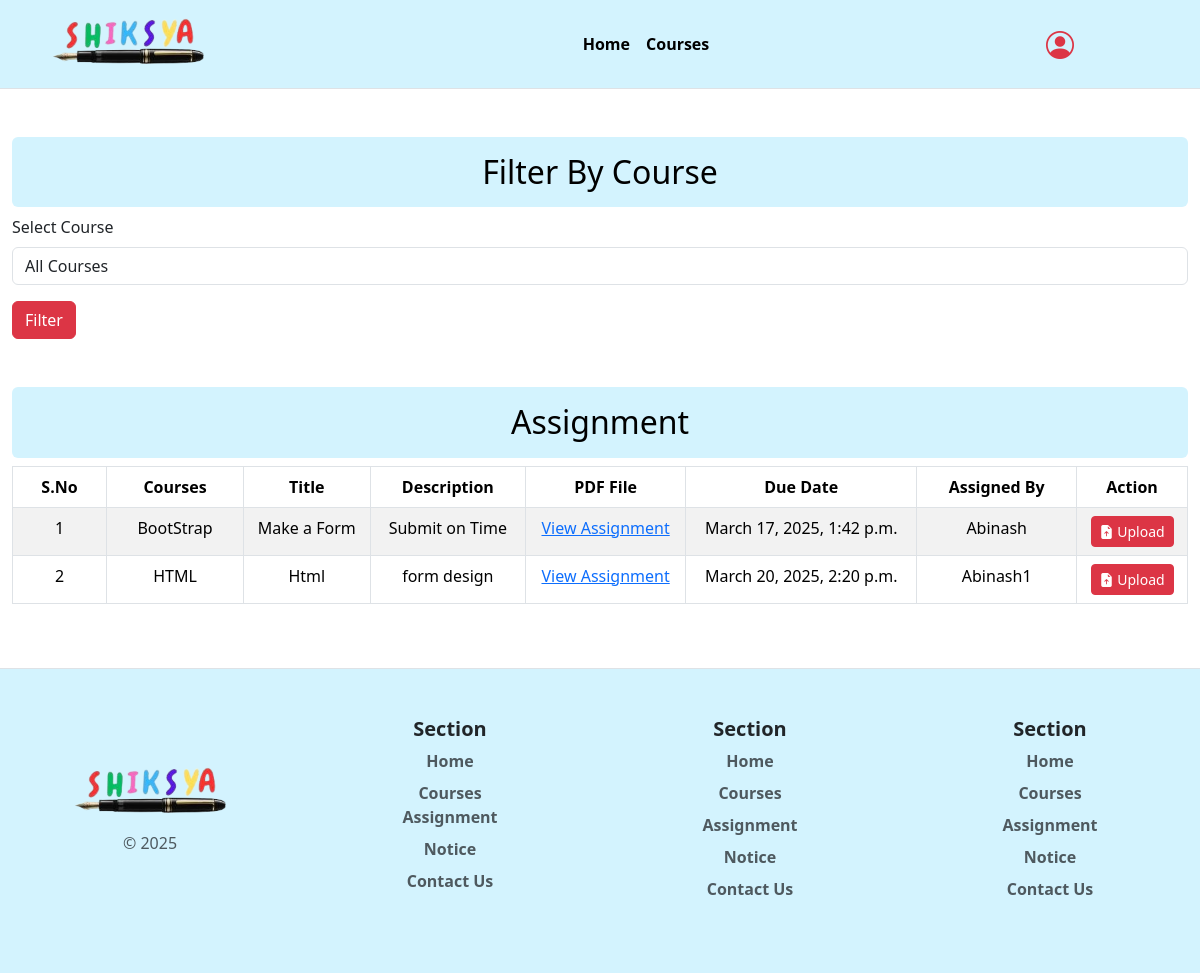
Screenshot of /viewassignment with the database file from the repository.
### userpages/models.py (models this page shows, shortened)
class Assignment(models.Model):
    title = models.CharField(max_length=255)
    description = models.TextField()
    pdf_file = models.FileField(upload_to='static/Assignment', null=True, blank=True)
    due_date = models.DateTimeField()
    created_at = models.DateTimeField(auto_now_add=True)
    updated_at = models.DateTimeField(auto_now=True)
    assigned_by = models.ForeignKey(User, on_delete=models.CASCADE, related_name='assignments_created')
    courses = models.ForeignKey(Courses, on_delete=models.CASCADE)

### elearning/models.py (models this page shows, shortened)
class Courses(models.Model):
    category = models.ForeignKey(Category,on_delete=models.CASCADE,null=True)
    users = models.ManyToManyField(User, related_name='courses')
    image = models.FileField(upload_to='static/uploads', null=True)
    name = models.CharField(max_length=200, blank=False, null=False)
    description = models.TextField(max_length=2000, blank=False, null=False)
    created_at = models.DateTimeField(auto_now_add=True)
    trending = models.BooleanField(null=True,default=False)
    price = models.BooleanField(null=True,default=False)

### userpages/views.py (the view)
# urls.py: path('viewassignment',view_assignment,name='viewassignment'),
def view_assignment(request):
    courses = Courses.objects.all()
    selected_course = request.GET.get('course')
    if selected_course:
        assignments = Assignment.objects.filter(courses__name=selected_course, pdf_file__isnull=False)
    else:
        assignments = Assignment.objects.filter(pdf_file__isnull=False)
    context = {
        'assign': assignments,
        'courses': courses,
        'selected_course': selected_course,
    }
    return render(request, 'userpage/view_assignment.html', context)

### templates/userpage/view_assignment.html (shortened to what this page needs)
{% extends "base.html" %}
{% block main-content %}
<div class="container-fluid my-5">
    <div class="col-md-12 m-auto">
        <h2 class="text-black text-center p-3 rounded" style="background-color : #D3F3FE;">Filter By Course</h2>
        <form method="GET" class="mb-4">
            <div class="form-group">
                <label for="course" class="form-label">Select Course</label>
                <select name="course" id="course" class="form-control">
                    <option value="">All Courses</option>
                </select>
            </div>
            <button type="submit" class="btn btn-danger mt-3">Filter</button>
        </form>
    </div>
</div>
<div class="container-fluid my-5">
    <div class="col-md-12 m-auto">
        <h2 class="text-black text-center p-3 rounded" style="background-color : #D3F3FE;">Assignment</h2>
        <div class="table-responsive">
            <table class="table table-bordered table-striped table-hover">
                <thead class="bg-light">
                    <tr>
                        <th class="text-center px-4">S.No</th>
                        <th class="text-center px-4">Courses</th>
                        <th class="text-center px-4">Title</th>
                        <th class="text-center px-4">Description</th>
                        <th class="text-center px-4">PDF File</th>
                        <th class="text-center px-4">Due Date</th>
                        <th class="text-center px-4">Assigned By</th>
                        <th class="text-center px-4">Action</th>
                    </tr>
                </thead>
                <tbody>
                    {% for item in assign %}
                    <tr>
                        <td class="text-center">{{ forloop.counter }}</td>
                        <td class="text-center px-4">{{item.courses.name}}</td>
                        <td class="text-center">{{ item.title }}</td>
                        <td class="text-center">{{ item.description }}</td>
                        <td class="text-center">
                            <a href="{{item.pdf_file}}" target="_blank">View Assignment</a>
                        </td>
                        <td class="text-center">{{ item.due_date }}</td>
                        <td class="text-center">{{ item.assigned_by }}</td>
                        <td class="text-center">
                            {% if user.is_authenticated %}
                            {% if user.is_staff %}
                            <a href="{% url 'assignment_submit' %}" class="btn btn-danger btn-sm">
                                <i class="bi bi-eye-fill"></i> View
                            </a>
                            <a href="{% url 'delete_assignment' item.pk %}" class="btn btn-danger btn-sm my-1"
                                onclick="return confirm('Are you sure you want to delete this item?')">
                                <i class="bi bi-trash"></i> Delete
                            </a>
                            {% else %}
                            <a href="{% url 'submit_assignment' item.pk %}" class="btn btn-danger btn-sm">
                                <i class="bi bi-file-earmark-arrow-up-fill"></i> Upload
                            </a>
                            {% endif %}
                            {% else %}
                            <a href="{% url 'submit_assignment' item.pk %}" class="btn btn-danger btn-sm">
                                <i class="bi bi-file-earmark-arrow-up-fill"></i> Upload
                            </a>
                            {% endif %}
                        </td>
                    </tr>
                    {% endfor %}
                </tbody>
            </table>
        </div>
    </div>
</div>
{% endblock main-content %}

### rows the page displays
Assignment: courses.name "BootStrap", title "Make a Form", description "Submit on Time", due_date "March 17, 2025, 1:42 p.m.", assigned_by "Abinash"
Assignment: courses.name "HTML", title "Html", description "form design", due_date "March 20, 2025, 2:20 p.m.", assigned_by "Abinash1"
